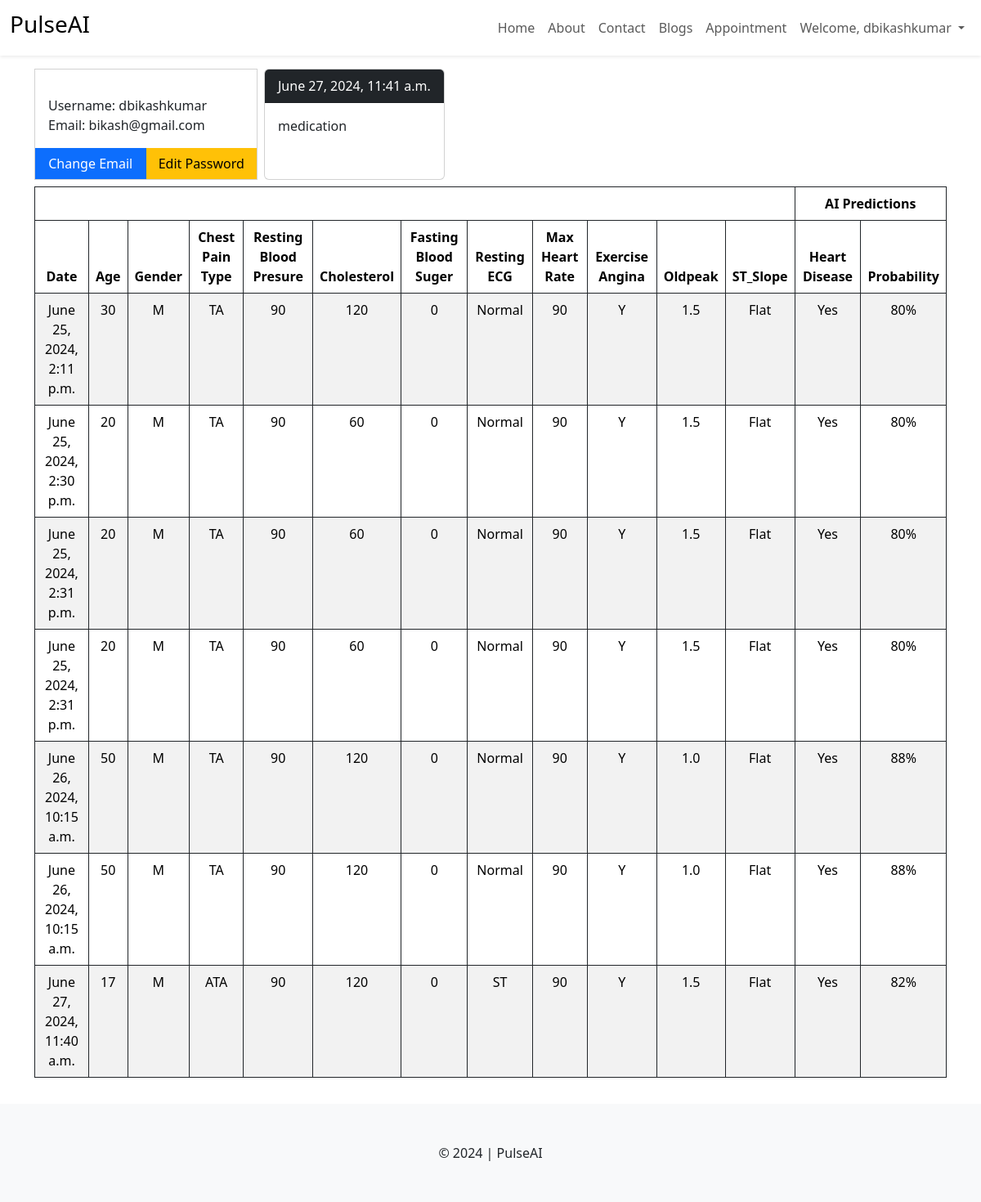
The app's page /patient/profile/ (signed in) with its own data.
### patient/models.py (models this page shows, shortened)
class Visit(models.Model):
    patient=models.ForeignKey(Patient,on_delete=models.CASCADE)
    created_at=models.DateTimeField(auto_now_add=True)
    diagnosis=models.TextField()

class HeartVital(models.Model):
    user = models.ForeignKey(User, on_delete=models.CASCADE)
    created_at = models.DateTimeField(auto_now_add=True)
    Age = models.IntegerField()
    Sex = models.CharField(max_length=255, choices=GENDER_OPTIONS)
    ChestPainType = models.CharField(max_length=255, choices=CHEST_PAIN_OPTIONS, verbose_name='Chest Pain Type')
    RestingBP = models.IntegerField(verbose_name='Resting Blood Presure (60-220)')
    Cholesterol = models.IntegerField()
    FastingBS = models.CharField(max_length=255, choices=BLOOD_SUGER_OPTIONS, verbose_name='Fasting Blood Suger (60 - 900)')
    RestingECG = models.CharField(max_length=255, choices=RESTING_ECG_OPTIONS, verbose_name='Resting ECG Condition')
    MaxHR = models.IntegerField(verbose_name='Maximum Heart Rate (60 - 220)')
    ExerciseAngina = models.CharField(max_length=255, choices=EXERCISE_ANGINA_OPTIONS, verbose_name='Exercise Angina')
    Oldpeak = models.FloatField(verbose_name='Oldpeak(-2.5 - +2.5)')
    ST_Slope = models.CharField(max_length=255, choices=ST_SLOPE_OPTIONS)
    heart_disease = models.CharField(max_length=255, blank=True)
    prediction_probability = models.CharField(max_length=255, blank=True)

### patient/views.py (the view)
# urls.py: path("profile/", views.profile, name="profile"),
def profile(request):
    heart_vitals=HeartVital.objects.filter(user=request.user)
    visits={}
    if Patient.objects.filter(patient=request.user).exists():
        patient=Patient.objects.get(patient=request.user)
        visits=Visit.objects.filter(patient=patient)
    context={
        'heart_vitals':heart_vitals,
        'visits':visits
    }
    return render(request,'patient/profile.html',context)

### templates/patient/profile.html (shortened to what this page needs)
{% extends "layout.html" %}
{% block content %}
<div class="container my-3">
    <div class="row g-2">
        <div class="col-md-3">
            <div class="card rounded-0">
                <div class="card-body">
                    <p class="mb-0">Username: {{user.username}}</p>
                    <p class="mb-0">Email: {{user.email}}</p>
                </div>
                <div class="d-flex">
                    <a href="" class="btn btn-primary w-50 rounded-0">Change Email</a>
                    <a href="" class="btn btn-warning w-50 rounded-0">Edit Password</a>
                </div>
            </div>
        </div>
        <div class="col-md-9 d-flex flex-wrap gap-2">
            {% for visit in visits %}
            <div class="card">
                <div class="card-header bg-dark text-white text-center">
                    {{visit.created_at}}
                </div>
                <div class="card-body">
                    {{visit.diagnosis|safe}}
                </div>
            </div>
            {% endfor %}
        </div>
    </div>
    <div class="row my-2">
        <div class="col-md-12">
            <div class="table-responsive">
                <table class="table table-striped table-bordered border-dark text-center">
                    <thead>
                        <tr>
                            <th colspan="12"></th>
                            <th colspan="2">AI Predictions</th>
                        </tr>
                        <tr>
                            <th>Date</th>
                            <th>Age</th>
                            <th>Gender</th>
                            <th>Chest Pain Type</th>
                            <th>Resting Blood Presure</th>
                            <th>Cholesterol</th>
                            <th>Fasting Blood Suger</th>
                            <th>Resting ECG</th>
                            <th>Max Heart Rate</th>
                            <th>Exercise Angina</th>
                            <th>Oldpeak</th>
                            <th>ST_Slope</th>
                            <th>Heart Disease</th>
                            <th>Probability</th>
                        </tr>
                    </thead>
                    <tbody>
                        {% for hv in heart_vitals  %}
                        <tr>
                            <td>{{hv.created_at}}</td>
                            <td>{{hv.Age}}</td>
                            <td>{{hv.Sex}}</td>
                            <td>{{hv.ChestPainType}}</td>
                            <td>{{hv.RestingBP}}</td>
                            <td>{{hv.Cholesterol}}</td>
                            <td>{{hv.FastingBS}}</td>
                            <td>{{hv.RestingECG}}</td>
                            <td>{{hv.MaxHR}}</td>
                            <td>{{hv.ExerciseAngina}}</td>
                            <td>{{hv.Oldpeak}}</td>
                            <td>{{hv.ST_Slope}}</td>
                            <td>{{hv.heart_disease}}</td>
                            <td>{{hv.prediction_probability}}</td>
                        </tr>
                        {% endfor %}
                    </tbody>
                </table>
            </div>
        </div>
    </div>
</div>
{% endblock %}

### templates/layout.html (shortened to what this page needs)
{% load static %}
<!DOCTYPE html>
<html lang="en">
<head>
    <link rel="stylesheet" href="https://cdnjs.cloudflare.com/ajax/libs/font-awesome/6.5.2/css/all.min.css" />
    <link rel="stylesheet" href="{% static "css/bootstrap.min.css" %}">
    <link rel="stylesheet" href="{% static "css/style.css" %}">
</head>
<body>
    <nav class="navbar navbar-expand-lg mb-1 shadow-sm">
        <div class="container-fluid">
          <a class="navbar-brand" href="#">
            <h3>PulseAI</h3>
          </a>
          <div class="collapse navbar-collapse" id="navbarNav">
            <ul class="navbar-nav ms-auto">
              <li class="nav-item">
                <a class="nav-link" href="{% url "home" %}">Home</a>
              </li>
              <li class="nav-item">
                <a class="nav-link" href="{% url "about" %}">About</a>
              </li>
              <li class="nav-item">
                <a class="nav-link" href="{% url "contact" %}">Contact</a>
              </li>
              <li class="nav-item">
                <a class="nav-link" href="{% url "blogs" %}">Blogs</a>
              </li>
              {% if user.is_authenticated %}
              <li class="nav-item">
                <a class="nav-link" href="{% url "appointment" %}">Appointment</a>
              </li>
              <li class="nav-item dropdown">
                <a class="nav-link dropdown-toggle" href="#" role="button" data-bs-toggle="dropdown" aria-expanded="false">
                  Welcome, {{user.username}}
                </a>
              </li>
              {% endif %}
            </ul>
          </div>
        </div>
      </nav>
    {% block content %}
    {% endblock %}
    <footer class="bg-light py-5 text-center mt-3">
        &copy; 2024 | PulseAI
    </footer>
</body>
</html>

### records on screen
Visit: created_at "June 27, 2024, 11:41 a.m.", diagnosis "medication"
HeartVital: created_at "June 25, 2024, 2:11 p.m.", Age "30", Sex "M", ChestPainType "TA", RestingBP "90", Cholesterol "120", FastingBS "0", RestingECG "Normal", MaxHR "90", ExerciseAngina "Y", Oldpeak "1.5", ST_Slope "Flat", heart_disease "Yes", prediction_probability "80%"
HeartVital: created_at "June 25, 2024, 2:30 p.m.", Age "20", Sex "M", ChestPainType "TA", RestingBP "90", Cholesterol "60", FastingBS "0", RestingECG "Normal", MaxHR "90", ExerciseAngina "Y", Oldpeak "1.5", ST_Slope "Flat", heart_disease "Yes", prediction_probability "80%"
HeartVital: created_at "June 25, 2024, 2:31 p.m.", Age "20", Sex "M", ChestPainType "TA", RestingBP "90", Cholesterol "60", FastingBS "0", RestingECG "Normal", MaxHR "90", ExerciseAngina "Y", Oldpeak "1.5", ST_Slope "Flat", heart_disease "Yes", prediction_probability "80%"
HeartVital: created_at "June 25, 2024, 2:31 p.m.", Age "20", Sex "M", ChestPainType "TA", RestingBP "90", Cholesterol "60", FastingBS "0", RestingECG "Normal", MaxHR "90", ExerciseAngina "Y", Oldpeak "1.5", ST_Slope "Flat", heart_disease "Yes", prediction_probability "80%"
HeartVital: created_at "June 26, 2024, 10:15 a.m.", Age "50", Sex "M", ChestPainType "TA", RestingBP "90", Cholesterol "120", FastingBS "0", RestingECG "Normal", MaxHR "90", ExerciseAngina "Y", Oldpeak "1.0", ST_Slope "Flat", heart_disease "Yes", prediction_probability "88%"
HeartVital: created_at "June 26, 2024, 10:15 a.m.", Age "50", Sex "M", ChestPainType "TA", RestingBP "90", Cholesterol "120", FastingBS "0", RestingECG "Normal", MaxHR "90", ExerciseAngina "Y", Oldpeak "1.0", ST_Slope "Flat", heart_disease "Yes", prediction_probability "88%"
HeartVital: created_at "June 27, 2024, 11:40 a.m.", Age "17", Sex "M", ChestPainType "ATA", RestingBP "90", Cholesterol "120", FastingBS "0", RestingECG "ST", MaxHR "90", ExerciseAngina "Y", Oldpeak "1.5", ST_Slope "Flat", heart_disease "Yes", prediction_probability "82%"

### other values on screen
{{ user.username }} "dbikashkumar"
{{ user.email }} "bikash@gmail.com"
